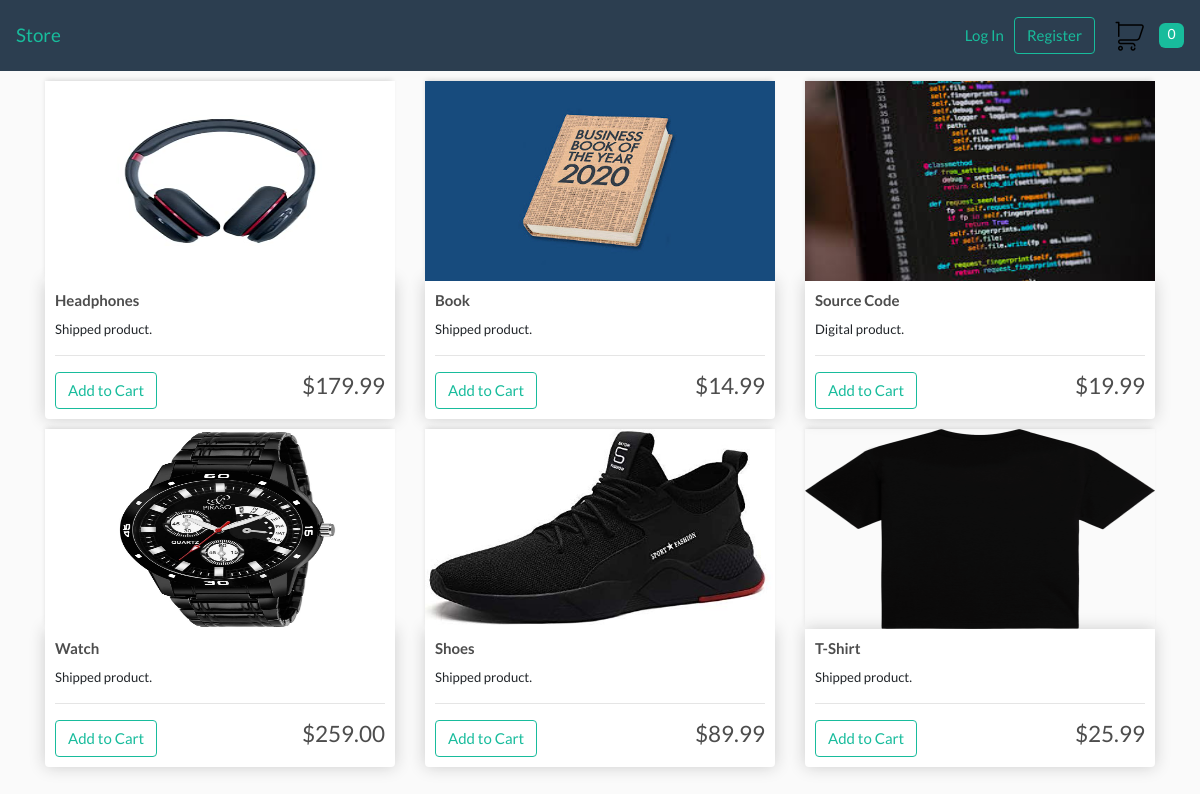
The page / on the database its author committed.
### store/models.py (models this page shows, shortened)
class Product(models.Model):
    name = models.CharField(max_length=200, null=True)
    price = models.DecimalField(max_digits=5, decimal_places=2)
    digital = models.BooleanField(default=False, null=True, blank=False)
    image = models.ImageField(null=True, blank=True)
    @property
    def get_image_url(self):
        try:
            return self.image.url
        except:
            return ''

### store/views.py (the view)
# urls.py: path('', include('store.urls'))
def store(request):
    data = cart_data(request)
    cart_items = data['cart_items']
    products = Product.objects.all()
    return render(request, 'store/store.html', {
        'products': products,
        'cart_items': cart_items
    })

### store/utils.py (called while the page is built, shortened)
def cookie_cart(request):
    try:
        cart = json.loads(request.COOKIES['cart'])
    except:
        cart = {}
    items = []
    order = {
        'get_cart_items': 0,
        'get_cart_total': 0,
        'is_shipping': False
    }
    cart_items = order['get_cart_items']
    return {
        'cart_items': cart_items,
        'order': order,
        'items': items
    }

def cart_data(request):
    if request.user.is_authenticated:
        customer = request.user.customer
        order, created = Order.objects.get_or_create(customer=customer, complete=False)
        items = order.orderitem_set.all()
        cart_items = order.get_cart_items
    else:
        cookie_data = cookie_cart(request)
        cart_items = cookie_data['cart_items']
        order = cookie_data['order']
        items = cookie_data['items']
    return {
        'cart_items': cart_items,
        'order': order,
        'items': items
    }

### store/templates/store/store.html (shortened to what this page needs)
{% extends 'store/layout.html' %}
{% load static %}
{% block body %}
    <div class="row">
        {% for product in products %}
            <div class="col-lg-4">
                <img src="{{ product.get_image_url }}" class="thumbnail" alt="placeholder">
                <div class="box-element product">
                    <h6><strong>{{ product.name }}</strong></h6>
                    {% if product.digital %}
                        <small>Digital product.</small>
                    {% else %}
                        <small>Shipped product.</small>
                    {% endif %}
                    <hr>
                    <button data-product={{ product.id }} data-action="add" class="btn btn-outline-success add-btn update-cart">Add to Cart</button>
                    <h4 class="price">${{ product.price|floatformat:2 }}</h4>
                </div>
            </div>
        {% empty %}
            <h4>No products available.</h4>
        {% endfor %}
    </div>
{% endblock body %}

### static/css/main.css (style rules this page uses)
body { background-color: hsl(0, 0%, 98%); }
h1, h2, h3, h4, h5, h6 { color: hsl(0, 0%, 30%); }
.box-element { box-shadow: hsl(0, 0%, 80%) 0 0 16px; background-color: #fff; border-radius: 4px; padding: 10px; }
.thumbnail { width: 100%; height: 200px; -webkit-box-shadow: -1px -3px 5px -2px rgba(214, 214, 214, 1); -moz-box-shadow: -1px -3px 5px -2px rgba(214, 214, 214, 1); box-shadow: -1px -3px 5px -2px rgba(214, 214, 214, 1); }
.product { border-radius: 0 0 4px 4px; }
.price { display: inline-block; float: right; }
.col-lg-4, .col-lg-6, .col-lg-8, .col-lg-12 { margin-top: 10px; }

### rows shown on the page
Product: get_image_url (picture), name "Headphones", digital "Shipped product.", price "179.99"
Product: get_image_url (picture), name "Book", digital "Shipped product.", price "14.99"
Product: get_image_url (picture), name "Source Code", digital "Digital product.", price "19.99"
Product: get_image_url (picture), name "Watch", digital "Shipped product.", price "259.00"
Product: get_image_url (picture), name "Shoes", digital "Shipped product.", price "89.99"
Product: get_image_url (picture), name "T-Shirt", digital "Shipped product.", price "25.99"

### other values the page prints
{{ cart_items }} "0"
